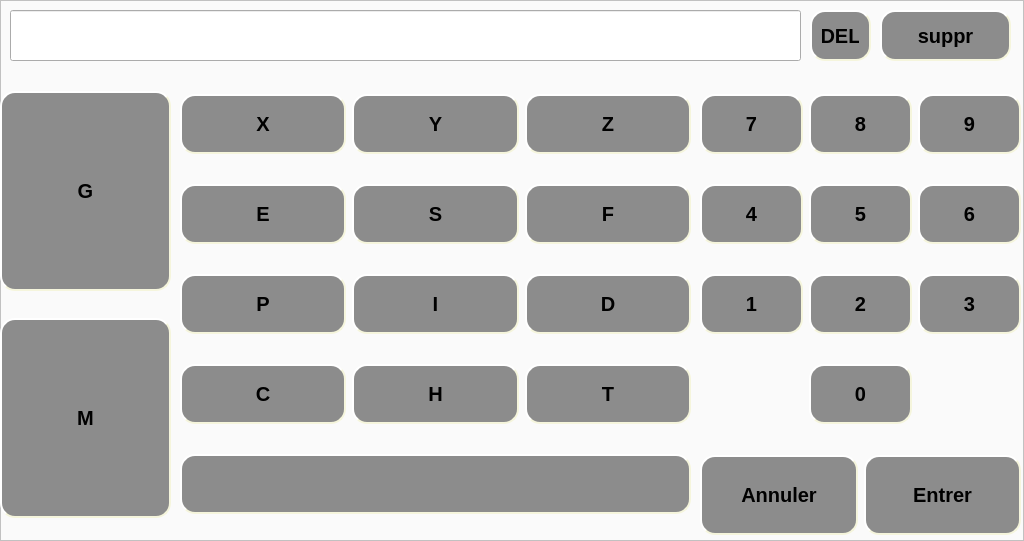
  <widget class="QFrame" name="clavier">
   <property name="geometry">
    <rect>
     <x>0</x>
     <y>60</y>
     <width>1024</width>
     <height>541</height>
    </rect>
   </property>
   <property name="font">
    <font>
     <pointsize>26</pointsize>
     <italic>true</italic>
    </font>
   </property>
   <property name="styleSheet">
    <string notr="true">QFrame{
	background: #fafafa;
}
QPushButton{
    background-color: #8c8c8c;
    border-style: outset;
    border-width: 2px;
    border-radius: 15px;
    border-color: beige;
    font: bold 20px;
    padding: 10;
}
QPushButton:pressed {
    background-color: qlineargradient(x1: 0, y1: 0, x2: 0, y2: 1,
                                      stop: 0 #dadbde, stop: 1 #f6f7fa);
}
QProgressBar {
    background-color: (0,255,0);
	color: red;
    width: 20px;
	margin: 0px;
	text-align: center;
}
QProgressBar::chunk {
    background-color: #38e000;
    width: 20px;
}</string>
   </property>
   <property name="frameShape">
    <enum>QFrame::StyledPanel</enum>
   </property>
   <property name="frameShadow">
    <enum>QFrame::Raised</enum>
   </property>
   <widget class="QWidget" name="verticalLayoutWidget">
    <property name="geometry">
     <rect>
      <x>0</x>
      <y>70</y>
      <width>171</width>
      <height>471</height>
     </rect>
    </property>
    <layout class="QVBoxLayout" name="verticalLayout">
     <property name="sizeConstraint">
      <enum>QLayout::SetDefaultConstraint</enum>
     </property>
     <item>
      <widget class="QPushButton" name="PBCG">
       <property name="minimumSize">
        <size>
         <width>0</width>
         <height>200</height>
        </size>
       </property>
       <property name="font">
        <font>
         <pointsize>-1</pointsize>
         <weight>75</weight>
         <italic>false</italic>
         <bold>true</bold>
        </font>
       </property>
       <property name="text">
        <string>G</string>
       </property>
      </widget>
     </item>
     <item>
      <widget class="QPushButton" name="PBCM">
       <property name="minimumSize">
        <size>
         <width>0</width>
         <height>200</height>
        </size>
       </property>
       <property name="text">
        <string>M</string>
       </property>
      </widget>
     </item>
    </layout>
   </widget>
   <widget class="QLineEdit" name="LEClavier">
    <property name="geometry">
     <rect>
      <x>10</x>
      <y>10</y>
      <width>791</width>
      <height>51</height>
     </rect>
    </property>
    <property name="font">
     <font>
      <pointsize>22</pointsize>
      <italic>true</italic>
     </font>
    </property>
    <property name="text">
     <string/>
    </property>
   </widget>
   <widget class="QWidget" name="gridLayoutWidget">
    <property name="geometry">
     <rect>
      <x>700</x>
      <y>70</y>
      <width>321</width>
      <height>381</height>
     </rect>
    </property>
    <property name="minimumSize">
     <size>
      <width>0</width>
      <height>60</height>
     </size>
    </property>
    <layout class="QGridLayout" name="gridLayout">
     <item row="0" column="1">
      <widget class="QPushButton" name="PBC8">
       <property name="minimumSize">
        <size>
         <width>0</width>
         <height>60</height>
        </size>
       </property>
       <property name="text">
        <string>8</string>
       </property>
      </widget>
     </item>
     <item row="0" column="2">
      <widget class="QPushButton" name="PBC9">
       <property name="minimumSize">
        <size>
         <width>0</width>
         <height>60</height>
        </size>
       </property>
       <property name="text">
        <string>9</string>
       </property>
      </widget>
     </item>
     <item row="1" column="1">
      <widget class="QPushButton" name="PBC5">
       <property name="minimumSize">
        <size>
         <width>0</width>
         <height>60</height>
        </size>
       </property>
       <property name="text">
        <string>5</string>
       </property>
      </widget>
     </item>
     <item row="1" column="0">
      <widget class="QPushButton" name="PBC4">
       <property name="minimumSize">
        <size>
         <width>0</width>
         <height>60</height>
        </size>
       </property>
       <property name="text">
        <string>4</string>
       </property>
      </widget>
     </item>
     <item row="2" column="1">
      <widget class="QPushButton" name="PBC2">
       <property name="minimumSize">
        <size>
         <width>0</width>
         <height>60</height>
        </size>
       </property>
       <property name="text">
        <string>2</string>
       </property>
      </widget>
     </item>
     <item row="2" column="2">
      <widget class="QPushButton" name="PBC3">
       <property name="minimumSize">
        <size>
         <width>0</width>
         <height>60</height>
        </size>
       </property>
       <property name="text">
        <string>3</string>
       </property>
      </widget>
     </item>
     <item row="0" column="0">
      <widget class="QPushButton" name="PBC7">
       <property name="minimumSize">
        <size>
         <width>0</width>
         <height>60</height>
        </size>
       </property>
       <property name="text">
        <string>7</string>
       </property>
      </widget>
     </item>
     <item row="2" column="0">
      <widget class="QPushButton" name="PBC1">
       <property name="minimumSize">
        <size>
         <width>0</width>
         <height>60</height>
        </size>
       </property>
       <property name="text">
        <string>1</string>
       </property>
      </widget>
     </item>
     <item row="1" column="2">
      <widget class="QPushButton" name="PBC6">
       <property name="minimumSize">
        <size>
         <width>0</width>
         <height>60</height>
        </size>
       </property>
       <property name="text">
        <string>6</string>
       </property>
      </widget>
     </item>
     <item row="3" column="1">
      <widget class="QPushButton" name="PBC0">
       <property name="minimumSize">
        <size>
         <width>0</width>
         <height>60</height>
        </size>
       </property>
       <property name="text">
        <string>0</string>
       </property>
      </widget>
     </item>
    </layout>
   </widget>
   <widget class="QWidget" name="horizontalLayoutWidget">
    <property name="geometry">
     <rect>
      <x>700</x>
      <y>450</y>
      <width>321</width>
      <height>91</height>
     </rect>
    </property>
    <layout class="QHBoxLayout" name="horizontalLayout">
     <item>
      <widget class="QPushButton" name="PBCAnnuler">
       <property name="minimumSize">
        <size>
         <width>0</width>
         <height>80</height>
        </size>
       </property>
       <property name="text">
        <string>Annuler</string>
       </property>
      </widget>
     </item>
     <item>
      <widget class="QPushButton" name="PBCEntrer">
       <property name="minimumSize">
        <size>
         <width>0</width>
         <height>80</height>
        </size>
       </property>
       <property name="text">
        <string>Entrer</string>
       </property>
      </widget>
     </item>
    </layout>
   </widget>
   <widget class="QPushButton" name="PBCSuppr">
    <property name="geometry">
     <rect>
      <x>880</x>
      <y>10</y>
      <width>131</width>
      <height>51</height>
     </rect>
    </property>
    <property name="text">
     <string>suppr</string>
    </property>
   </widget>
   <widget class="QPushButton" name="PBCDel">
    <property name="geometry">
     <rect>
      <x>810</x>
      <y>10</y>
      <width>61</width>
      <height>51</height>
     </rect>
    </property>
    <property name="text">
     <string>DEL</string>
    </property>
   </widget>
   <widget class="QWidget" name="gridLayoutWidget_3">
    <property name="geometry">
     <rect>
      <x>180</x>
      <y>70</y>
      <width>511</width>
      <height>471</height>
     </rect>
    </property>
    <layout class="QGridLayout" name="gridLayout_3">
     <item row="3" column="1">
      <widget class="QPushButton" name="PBCH">
       <property name="sizePolicy">
        <sizepolicy hsizetype="Minimum" vsizetype="Fixed">
         <horstretch>0</horstretch>
         <verstretch>0</verstretch>
        </sizepolicy>
       </property>
       <property name="minimumSize">
        <size>
         <width>0</width>
         <height>60</height>
        </size>
       </property>
       <property name="font">
        <font>
         <pointsize>-1</pointsize>
         <weight>75</weight>
         <italic>false</italic>
         <bold>true</bold>
        </font>
       </property>
       <property name="text">
        <string>H</string>
       </property>
      </widget>
     </item>
     <item row="3" column="0">
      <widget class="QPushButton" name="PBCC">
       <property name="sizePolicy">
        <sizepolicy hsizetype="Minimum" vsizetype="Fixed">
         <horstretch>0</horstretch>
         <verstretch>0</verstretch>
        </sizepolicy>
       </property>
       <property name="minimumSize">
        <size>
         <width>0</width>
         <height>60</height>
        </size>
       </property>
       <property name="font">
        <font>
         <pointsize>-1</pointsize>
         <weight>75</weight>
         <italic>false</italic>
         <bold>true</bold>
        </font>
       </property>
       <property name="text">
        <string>C</string>
       </property>
      </widget>
     </item>
     <item row="2" column="1">
      <widget class="QPushButton" name="PBCI">
       <property name="sizePolicy">
        <sizepolicy hsizetype="Minimum" vsizetype="Fixed">
         <horstretch>0</horstretch>
         <verstretch>0</verstretch>
        </sizepolicy>
       </property>
       <property name="minimumSize">
        <size>
         <width>0</width>
         <height>60</height>
        </size>
       </property>
       <property name="font">
        <font>
         <pointsize>-1</pointsize>
         <weight>75</weight>
         <italic>false</italic>
         <bold>true</bold>
        </font>
       </property>
       <property name="text">
        <string>I</string>
       </property>
      </widget>
     </item>
     <item row="4" column="0" colspan="3">
      <widget class="QPushButton" name="PBCEspace">
       <property name="minimumSize">
        <size>
         <width>0</width>
         <height>60</height>
        </size>
       </property>
       <property name="text">
        <string/>
       </property>
      </widget>
     </item>
     <item row="0" column="1">
      <widget class="QPushButton" name="PBCY">
       <property name="sizePolicy">
        <sizepolicy hsizetype="Minimum" vsizetype="Fixed">
         <horstretch>0</horstretch>
         <verstretch>0</verstretch>
        </sizepolicy>
       </property>
       <property name="minimumSize">
        <size>
         <width>0</width>
         <height>60</height>
        </size>
       </property>
       <property name="font">
        <font>
         <pointsize>-1</pointsize>
         <weight>75</weight>
         <italic>false</italic>
         <bold>true</bold>
        </font>
       </property>
       <property name="text">
        <string>Y</string>
       </property>
      </widget>
     </item>
     <item row="0" column="0">
      <widget class="QPushButton" name="PBCX">
       <property name="sizePolicy">
        <sizepolicy hsizetype="Minimum" vsizetype="Fixed">
         <horstretch>0</horstretch>
         <verstretch>0</verstretch>
        </sizepolicy>
       </property>
       <property name="minimumSize">
        <size>
         <width>0</width>
         <height>60</height>
        </size>
       </property>
       <property name="font">
        <font>
         <pointsize>-1</pointsize>
         <weight>75</weight>
         <italic>false</italic>
         <bold>true</bold>
        </font>
       </property>
       <property name="text">
        <string>X</string>
       </property>
      </widget>
     </item>
     <item row="2" column="2">
      <widget class="QPushButton" name="PBCD">
       <property name="sizePolicy">
        <sizepolicy hsizetype="Minimum" vsizetype="Preferred">
         <horstretch>0</horstretch>
         <verstretch>0</verstretch>
        </sizepolicy>
       </property>
       <property name="minimumSize">
        <size>
         <width>0</width>
         <height>60</height>
        </size>
       </property>
       <property name="font">
        <font>
         <pointsize>-1</pointsize>
         <weight>75</weight>
         <italic>false</italic>
         <bold>true</bold>
        </font>
       </property>
       <property name="text">
        <string>D</string>
       </property>
      </widget>
     </item>
     <item row="1" column="1">
      <widget class="QPushButton" name="PBCS">
       <property name="sizePolicy">
        <sizepolicy hsizetype="Minimum" vsizetype="Fixed">
         <horstretch>0</horstretch>
         <verstretch>0</verstretch>
        </sizepolicy>
       </property>
       <property name="minimumSize">
        <size>
         <width>0</width>
         <height>60</height>
        </size>
       </property>
       <property name="font">
        <font>
         <pointsize>-1</pointsize>
         <weight>75</weight>
         <italic>false</italic>
         <bold>true</bold>
        </font>
       </property>
       <property name="text">
        <string>S</string>
       </property>
      </widget>
     </item>
     <item row="1" column="0">
      <widget class="QPushButton" name="PBCE">
       <property name="sizePolicy">
        <sizepolicy hsizetype="Minimum" vsizetype="Fixed">
         <horstretch>0</horstretch>
         <verstretch>0</verstretch>
        </sizepolicy>
       </property>
       <property name="minimumSize">
        <size>
         <width>0</width>
         <height>60</height>
        </size>
       </property>
       <property name="font">
        <font>
         <pointsize>-1</pointsize>
         <weight>75</weight>
         <italic>false</italic>
         <bold>true</bold>
        </font>
       </property>
       <property name="text">
        <string>E</string>
       </property>
      </widget>
     </item>
     <item row="3" column="2">
      <widget class="QPushButton" name="PBCT">
       <property name="sizePolicy">
        <sizepolicy hsizetype="Minimum" vsizetype="Fixed">
         <horstretch>0</horstretch>
         <verstretch>0</verstretch>
        </sizepolicy>
       </property>
       <property name="minimumSize">
        <size>
         <width>0</width>
         <height>60</height>
        </size>
       </property>
       <property name="font">
        <font>
         <pointsize>-1</pointsize>
         <weight>75</weight>
         <italic>false</italic>
         <bold>true</bold>
        </font>
       </property>
       <property name="text">
        <string>T</string>
       </property>
      </widget>
     </item>
     <item row="0" column="2">
      <widget class="QPushButton" name="PBCZ">
       <property name="sizePolicy">
        <sizepolicy hsizetype="Minimum" vsizetype="Fixed">
         <horstretch>0</horstretch>
         <verstretch>0</verstretch>
        </sizepolicy>
       </property>
       <property name="minimumSize">
        <size>
         <width>0</width>
         <height>60</height>
        </size>
       </property>
       <property name="font">
        <font>
         <pointsize>-1</pointsize>
         <weight>75</weight>
         <italic>false</italic>
         <bold>true</bold>
        </font>
       </property>
       <property name="text">
        <string>Z</string>
       </property>
       <property name="flat">
        <bool>false</bool>
       </property>
      </widget>
     </item>
     <item row="1" column="2">
      <widget class="QPushButton" name="PBCF">
       <property name="sizePolicy">
        <sizepolicy hsizetype="Minimum" vsizetype="Fixed">
         <horstretch>0</horstretch>
         <verstretch>0</verstretch>
        </sizepolicy>
       </property>
       <property name="minimumSize">
        <size>
         <width>0</width>
         <height>60</height>
        </size>
       </property>
       <property name="font">
        <font>
         <pointsize>-1</pointsize>
         <weight>75</weight>
         <italic>false</italic>
         <bold>true</bold>
        </font>
       </property>
       <property name="text">
        <string>F</string>
       </property>
      </widget>
     </item>
     <item row="2" column="0">
      <widget class="QPushButton" name="PBCP">
       <property name="sizePolicy">
        <sizepolicy hsizetype="Minimum" vsizetype="Fixed">
         <horstretch>0</horstretch>
         <verstretch>0</verstretch>
        </sizepolicy>
       </property>
       <property name="minimumSize">
        <size>
         <width>0</width>
         <height>60</height>
        </size>
       </property>
       <property name="font">
        <font>
         <pointsize>-1</pointsize>
         <weight>75</weight>
         <italic>false</italic>
         <bold>true</bold>
        </font>
       </property>
       <property name="text">
        <string>P</string>
       </property>
      </widget>
     </item>
    </layout>
   </widget>
  </widget>
